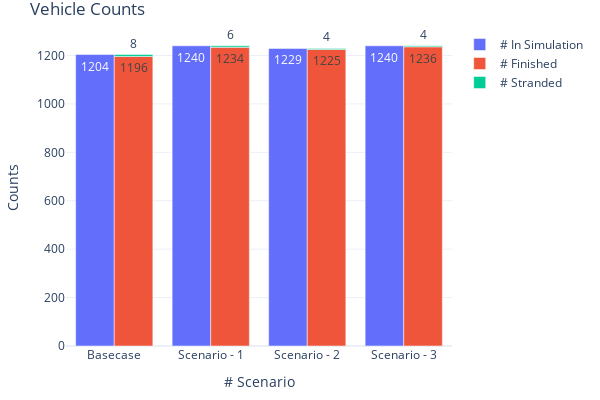

Source (notebook cell):
### Markdown cell above
#### 5.1 Vehicle Counts

### Code cell
fig = go.Figure(
    data=[
        go.Bar(
            name="# In Simulation",
            x=count_stats['analysis_id'],
            y=count_stats['sim_count'],
            offsetgroup=0,
            text=count_stats['sim_count'],
            textposition='auto',
        ),
        go.Bar(
            name="# Finished",
            x=count_stats['analysis_id'],
            y=count_stats['fin_count'],
            offsetgroup=1,
            text=count_stats['fin_count'],
            textposition='auto',
        ),
        go.Bar(
            name="# Stranded",
            x=count_stats['analysis_id'],
            y=count_stats['str_count'],
            offsetgroup=1,
            base=count_stats['fin_count'],
            text=count_stats['str_count'],
            textposition='auto',
        )
    ],
    layout=go.Layout(
        title="Vehicle Counts",
        yaxis_title="Counts", 
        xaxis_title="# Scenario", width=600, height=400
        
    )
)
fig.update_xaxes(type='category', tickvals=[0, 1, 2, 3], ticktext=['Basecase', 'Scenario - 1', 'Scenario - 2', 'Scenario - 3'])
# fig.update_yaxes(range=(0, 1300))
fig.update_layout(margin=dict(l=20, r=20, t=30, b=20), uniformtext_minsize=8, uniformtext_mode='hide', template='plotly_white')
fig.show()

### Figure 1 — Plotly figure (JSON) as saved in the notebook; plotly's stock layout.template omitted (floating-point values rounded to 4 significant figures)
{"data": [{"name": "# In Simulation", "offsetgroup": "0", "text": [1204, 1240, 1229, 1240], "textposition": "auto", "type": "bar", "x": [295, 300, 301, 302], "y": [1204, 1240, 1229, 1240]}, {"name": "# Finished", "offsetgroup": "1", "text": [1196, 1234, 1225, 1236], "textposition": "auto", "type": "bar", "x": [295, 300, 301, 302], "y": [1196, 1234, 1225, 1236]}, {"base": [1196, 1234, 1225, 1236], "name": "# Stranded", "offsetgroup": "1", "text": [8, 6, 4, 4], "textposition": "auto", "type": "bar", "x": [295, 300, 301, 302], "y": [8, 6, 4, 4]}], "layout": {"height": 400, "margin": {"b": 20, "l": 20, "r": 20, "t": 30}, "title": {"text": "Vehicle Counts"}, "uniformtext": {"minsize": 8, "mode": "hide"}, "width": 600, "xaxis": {"autorange": true, "range": [-0.5, 3.5], "ticktext": ["Basecase", "Scenario - 1", "Scenario - 2", "Scenario - 3"], "tickvals": [0, 1, 2, 3], "title": {"text": "# Scenario"}, "type": "category"}, "yaxis": {"autorange": true, "range": [0, 1305.0], "title": {"text": "Counts"}, "type": "linear"}}}
